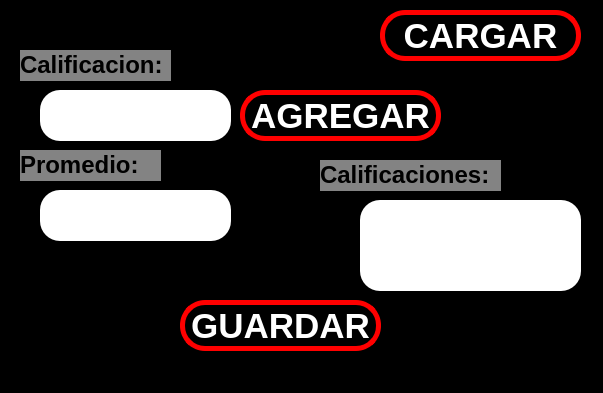
<?xml version="1.0" encoding="UTF-8"?>
<ui version="4.0">
 <class>MainWindow</class>
 <widget class="QMainWindow" name="MainWindow">
  <property name="geometry">
   <rect>
    <x>0</x>
    <y>0</y>
    <width>603</width>
    <height>393</height>
   </rect>
  </property>
  <property name="font">
   <font>
    <pointsize>17</pointsize>
   </font>
  </property>
  <property name="windowTitle">
   <string>MainWindow</string>
  </property>
  <property name="styleSheet">
   <string notr="true">background-color: rgb(0, 0, 0);</string>
  </property>
  <widget class="QWidget" name="centralwidget">
   <widget class="QPushButton" name="btn_agregar">
    <property name="geometry">
     <rect>
      <x>240</x>
      <y>90</y>
      <width>201</width>
      <height>51</height>
     </rect>
    </property>
    <property name="font">
     <font>
      <pointsize>26</pointsize>
      <weight>75</weight>
      <bold>true</bold>
     </font>
    </property>
    <property name="styleSheet">
     <string notr="true">background-color: rgb(0, 0, 0);
color: rgb(255, 255, 255);
border-radius:25px;
border: 5px solid red;</string>
    </property>
    <property name="text">
     <string>AGREGAR</string>
    </property>
   </widget>
   <widget class="QLineEdit" name="txt_calificacion">
    <property name="geometry">
     <rect>
      <x>40</x>
      <y>90</y>
      <width>191</width>
      <height>51</height>
     </rect>
    </property>
    <property name="font">
     <font>
      <pointsize>25</pointsize>
      <weight>75</weight>
      <bold>true</bold>
     </font>
    </property>
    <property name="styleSheet">
     <string notr="true">border-radius:20px;
background-color: rgb(255, 255, 255);</string>
    </property>
    <property name="text">
     <string/>
    </property>
    <property name="alignment">
     <set>Qt::AlignCenter</set>
    </property>
   </widget>
   <widget class="QLabel" name="label">
    <property name="geometry">
     <rect>
      <x>20</x>
      <y>50</y>
      <width>151</width>
      <height>31</height>
     </rect>
    </property>
    <property name="styleSheet">
     <string notr="true">background-color: rgb(131, 131, 131);</string>
    </property>
    <property name="text">
     <string>&lt;html&gt;&lt;head/&gt;&lt;body&gt;&lt;p&gt;&lt;span style=&quot; font-size:18pt; font-weight:700;&quot;&gt;Calificacion:&lt;/span&gt;&lt;/p&gt;&lt;/body&gt;&lt;/html&gt;</string>
    </property>
   </widget>
   <widget class="QLineEdit" name="txt_promedio">
    <property name="geometry">
     <rect>
      <x>40</x>
      <y>190</y>
      <width>191</width>
      <height>51</height>
     </rect>
    </property>
    <property name="font">
     <font>
      <pointsize>25</pointsize>
      <weight>75</weight>
      <bold>true</bold>
     </font>
    </property>
    <property name="styleSheet">
     <string notr="true">border-radius:20px;
background-color: rgb(255, 255, 255);</string>
    </property>
    <property name="text">
     <string/>
    </property>
    <property name="alignment">
     <set>Qt::AlignCenter</set>
    </property>
   </widget>
   <widget class="QLabel" name="label_3">
    <property name="geometry">
     <rect>
      <x>20</x>
      <y>150</y>
      <width>141</width>
      <height>31</height>
     </rect>
    </property>
    <property name="styleSheet">
     <string notr="true">background-color: rgb(131, 131, 131);</string>
    </property>
    <property name="text">
     <string>&lt;html&gt;&lt;head/&gt;&lt;body&gt;&lt;p&gt;&lt;span style=&quot; font-size:18pt; font-weight:700;&quot;&gt;Promedio:&lt;/span&gt;&lt;/p&gt;&lt;/body&gt;&lt;/html&gt;</string>
    </property>
   </widget>
   <widget class="QPushButton" name="btn_guardar">
    <property name="geometry">
     <rect>
      <x>180</x>
      <y>300</y>
      <width>201</width>
      <height>51</height>
     </rect>
    </property>
    <property name="font">
     <font>
      <pointsize>26</pointsize>
      <weight>75</weight>
      <bold>true</bold>
     </font>
    </property>
    <property name="styleSheet">
     <string notr="true">background-color: rgb(0, 0, 0);
color: rgb(255, 255, 255);
border-radius:25px;
border: 5px solid red;</string>
    </property>
    <property name="text">
     <string>GUARDAR</string>
    </property>
   </widget>
   <widget class="QPushButton" name="btn_cargar">
    <property name="geometry">
     <rect>
      <x>380</x>
      <y>10</y>
      <width>201</width>
      <height>51</height>
     </rect>
    </property>
    <property name="font">
     <font>
      <pointsize>26</pointsize>
      <weight>75</weight>
      <bold>true</bold>
     </font>
    </property>
    <property name="styleSheet">
     <string notr="true">background-color: rgb(0, 0, 0);
color: rgb(255, 255, 255);
border-radius:25px;
border: 5px solid red;</string>
    </property>
    <property name="text">
     <string>CARGAR</string>
    </property>
   </widget>
   <widget class="QLabel" name="label_2">
    <property name="geometry">
     <rect>
      <x>320</x>
      <y>160</y>
      <width>181</width>
      <height>31</height>
     </rect>
    </property>
    <property name="styleSheet">
     <string notr="true">background-color: rgb(131, 131, 131);</string>
    </property>
    <property name="text">
     <string>&lt;html&gt;&lt;head/&gt;&lt;body&gt;&lt;p&gt;&lt;span style=&quot; font-size:18pt; font-weight:700;&quot;&gt;Calificaciones:&lt;/span&gt;&lt;/p&gt;&lt;/body&gt;&lt;/html&gt;</string>
    </property>
   </widget>
   <widget class="QTextEdit" name="txt_lista_calificaciones">
    <property name="geometry">
     <rect>
      <x>360</x>
      <y>200</y>
      <width>221</width>
      <height>91</height>
     </rect>
    </property>
    <property name="styleSheet">
     <string notr="true">border-radius:20px;
background-color: rgb(255, 255, 255);</string>
    </property>
   </widget>
  </widget>
  <widget class="QMenuBar" name="menubar">
   <property name="geometry">
    <rect>
     <x>0</x>
     <y>0</y>
     <width>603</width>
     <height>21</height>
    </rect>
   </property>
  </widget>
  <widget class="QStatusBar" name="statusbar"/>
 </widget>
 <resources/>
 <connections/>
</ui>
